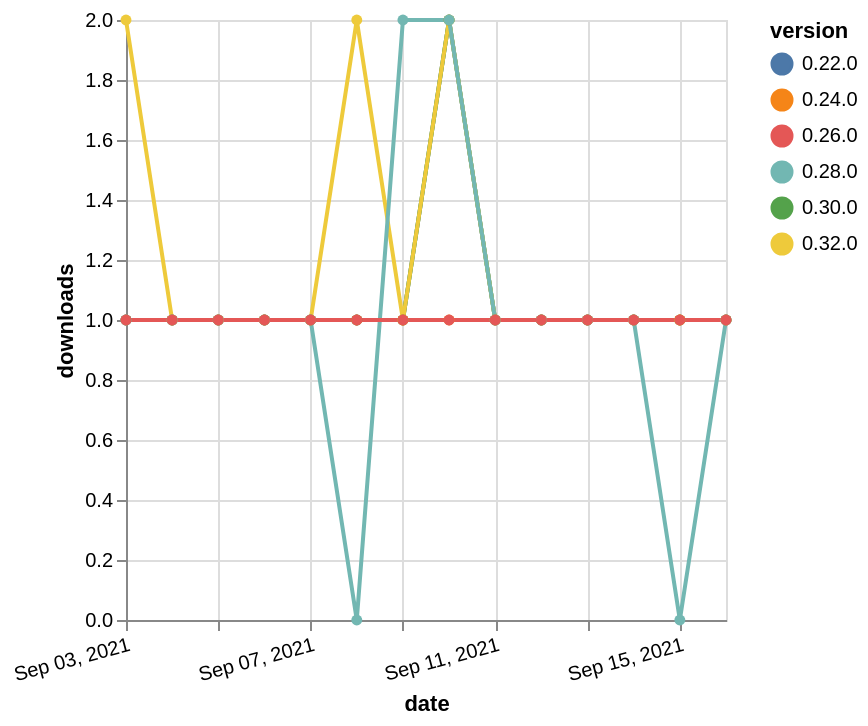

This figure's Vega-Lite source:
### Vega-Lite specification from a JSON file in a GitHub repository (floating-point values rounded to 4 significant figures)
{"$schema": "https://vega.github.io/schema/vega-lite/v5.json", "description": "A simple bar chart with embedded data.", "data": {"values": [{"date": "2021-09-03", "total": 215, "delta": 1, "version": "0.22.0"}, {"date": "2021-09-04", "total": 216, "delta": 1, "version": "0.22.0"}, {"date": "2021-09-05", "total": 217, "delta": 1, "version": "0.22.0"}, {"date": "2021-09-06", "total": 218, "delta": 1, "version": "0.22.0"}, {"date": "2021-09-07", "total": 219, "delta": 1, "version": "0.22.0"}, {"date": "2021-09-08", "total": 220, "delta": 1, "version": "0.22.0"}, {"date": "2021-09-09", "total": 221, "delta": 1, "version": "0.22.0"}, {"date": "2021-09-10", "total": 223, "delta": 2, "version": "0.22.0"}, {"date": "2021-09-11", "total": 224, "delta": 1, "version": "0.22.0"}, {"date": "2021-09-12", "total": 225, "delta": 1, "version": "0.22.0"}, {"date": "2021-09-13", "total": 226, "delta": 1, "version": "0.22.0"}, {"date": "2021-09-14", "total": 227, "delta": 1, "version": "0.22.0"}, {"date": "2021-09-15", "total": 228, "delta": 1, "version": "0.22.0"}, {"date": "2021-09-16", "total": 229, "delta": 1, "version": "0.22.0"}, {"date": "2021-09-03", "total": 157, "delta": 1, "version": "0.30.0"}, {"date": "2021-09-04", "total": 158, "delta": 1, "version": "0.30.0"}, {"date": "2021-09-05", "total": 159, "delta": 1, "version": "0.30.0"}, {"date": "2021-09-06", "total": 160, "delta": 1, "version": "0.30.0"}, {"date": "2021-09-07", "total": 161, "delta": 1, "version": "0.30.0"}, {"date": "2021-09-08", "total": 162, "delta": 1, "version": "0.30.0"}, {"date": "2021-09-09", "total": 163, "delta": 1, "version": "0.30.0"}, {"date": "2021-09-10", "total": 165, "delta": 2, "version": "0.30.0"}, {"date": "2021-09-11", "total": 166, "delta": 1, "version": "0.30.0"}, {"date": "2021-09-12", "total": 167, "delta": 1, "version": "0.30.0"}, {"date": "2021-09-13", "total": 168, "delta": 1, "version": "0.30.0"}, {"date": "2021-09-14", "total": 169, "delta": 1, "version": "0.30.0"}, {"date": "2021-09-15", "total": 170, "delta": 1, "version": "0.30.0"}, {"date": "2021-09-16", "total": 171, "delta": 1, "version": "0.30.0"}, {"date": "2021-09-03", "total": 114, "delta": 2, "version": "0.32.0"}, {"date": "2021-09-04", "total": 115, "delta": 1, "version": "0.32.0"}, {"date": "2021-09-05", "total": 116, "delta": 1, "version": "0.32.0"}, {"date": "2021-09-06", "total": 117, "delta": 1, "version": "0.32.0"}, {"date": "2021-09-07", "total": 118, "delta": 1, "version": "0.32.0"}, {"date": "2021-09-08", "total": 120, "delta": 2, "version": "0.32.0"}, {"date": "2021-09-09", "total": 121, "delta": 1, "version": "0.32.0"}, {"date": "2021-09-10", "total": 123, "delta": 2, "version": "0.32.0"}, {"date": "2021-09-11", "total": 124, "delta": 1, "version": "0.32.0"}, {"date": "2021-09-12", "total": 125, "delta": 1, "version": "0.32.0"}, {"date": "2021-09-13", "total": 126, "delta": 1, "version": "0.32.0"}, {"date": "2021-09-14", "total": 127, "delta": 1, "version": "0.32.0"}, {"date": "2021-09-15", "total": 128, "delta": 1, "version": "0.32.0"}, {"date": "2021-09-16", "total": 129, "delta": 1, "version": "0.32.0"}, {"date": "2021-09-03", "total": 168, "delta": 1, "version": "0.24.0"}, {"date": "2021-09-04", "total": 169, "delta": 1, "version": "0.24.0"}, {"date": "2021-09-05", "total": 170, "delta": 1, "version": "0.24.0"}, {"date": "2021-09-06", "total": 171, "delta": 1, "version": "0.24.0"}, {"date": "2021-09-07", "total": 172, "delta": 1, "version": "0.24.0"}, {"date": "2021-09-08", "total": 173, "delta": 1, "version": "0.24.0"}, {"date": "2021-09-09", "total": 174, "delta": 1, "version": "0.24.0"}, {"date": "2021-09-10", "total": 175, "delta": 1, "version": "0.24.0"}, {"date": "2021-09-11", "total": 176, "delta": 1, "version": "0.24.0"}, {"date": "2021-09-12", "total": 177, "delta": 1, "version": "0.24.0"}, {"date": "2021-09-13", "total": 178, "delta": 1, "version": "0.24.0"}, {"date": "2021-09-14", "total": 179, "delta": 1, "version": "0.24.0"}, {"date": "2021-09-15", "total": 180, "delta": 1, "version": "0.24.0"}, {"date": "2021-09-16", "total": 181, "delta": 1, "version": "0.24.0"}, {"date": "2021-09-03", "total": 143, "delta": 1, "version": "0.28.0"}, {"date": "2021-09-04", "total": 144, "delta": 1, "version": "0.28.0"}, {"date": "2021-09-05", "total": 145, "delta": 1, "version": "0.28.0"}, {"date": "2021-09-06", "total": 146, "delta": 1, "version": "0.28.0"}, {"date": "2021-09-07", "total": 147, "delta": 1, "version": "0.28.0"}, {"date": "2021-09-08", "total": 147, "delta": 0, "version": "0.28.0"}, {"date": "2021-09-09", "total": 149, "delta": 2, "version": "0.28.0"}, {"date": "2021-09-10", "total": 151, "delta": 2, "version": "0.28.0"}, {"date": "2021-09-11", "total": 152, "delta": 1, "version": "0.28.0"}, {"date": "2021-09-12", "total": 153, "delta": 1, "version": "0.28.0"}, {"date": "2021-09-13", "total": 154, "delta": 1, "version": "0.28.0"}, {"date": "2021-09-14", "total": 155, "delta": 1, "version": "0.28.0"}, {"date": "2021-09-15", "total": 155, "delta": 0, "version": "0.28.0"}, {"date": "2021-09-16", "total": 156, "delta": 1, "version": "0.28.0"}, {"date": "2021-09-03", "total": 176, "delta": 1, "version": "0.26.0"}, {"date": "2021-09-04", "total": 177, "delta": 1, "version": "0.26.0"}, {"date": "2021-09-05", "total": 178, "delta": 1, "version": "0.26.0"}, {"date": "2021-09-06", "total": 179, "delta": 1, "version": "0.26.0"}, {"date": "2021-09-07", "total": 180, "delta": 1, "version": "0.26.0"}, {"date": "2021-09-08", "total": 181, "delta": 1, "version": "0.26.0"}, {"date": "2021-09-09", "total": 182, "delta": 1, "version": "0.26.0"}, {"date": "2021-09-10", "total": 183, "delta": 1, "version": "0.26.0"}, {"date": "2021-09-11", "total": 184, "delta": 1, "version": "0.26.0"}, {"date": "2021-09-12", "total": 185, "delta": 1, "version": "0.26.0"}, {"date": "2021-09-13", "total": 186, "delta": 1, "version": "0.26.0"}, {"date": "2021-09-14", "total": 187, "delta": 1, "version": "0.26.0"}, {"date": "2021-09-15", "total": 188, "delta": 1, "version": "0.26.0"}, {"date": "2021-09-16", "total": 189, "delta": 1, "version": "0.26.0"}]}, "width": "container", "mark": {"type": "line", "point": {"filled": true}}, "encoding": {"x": {"field": "date", "type": "temporal", "timeUnit": "yearmonthdate", "title": "date", "axis": {"labelAngle": -15}}, "y": {"field": "delta", "type": "quantitative", "title": "downloads"}, "color": {"field": "version", "type": "nominal"}, "tooltip": {"field": "delta"}}}
